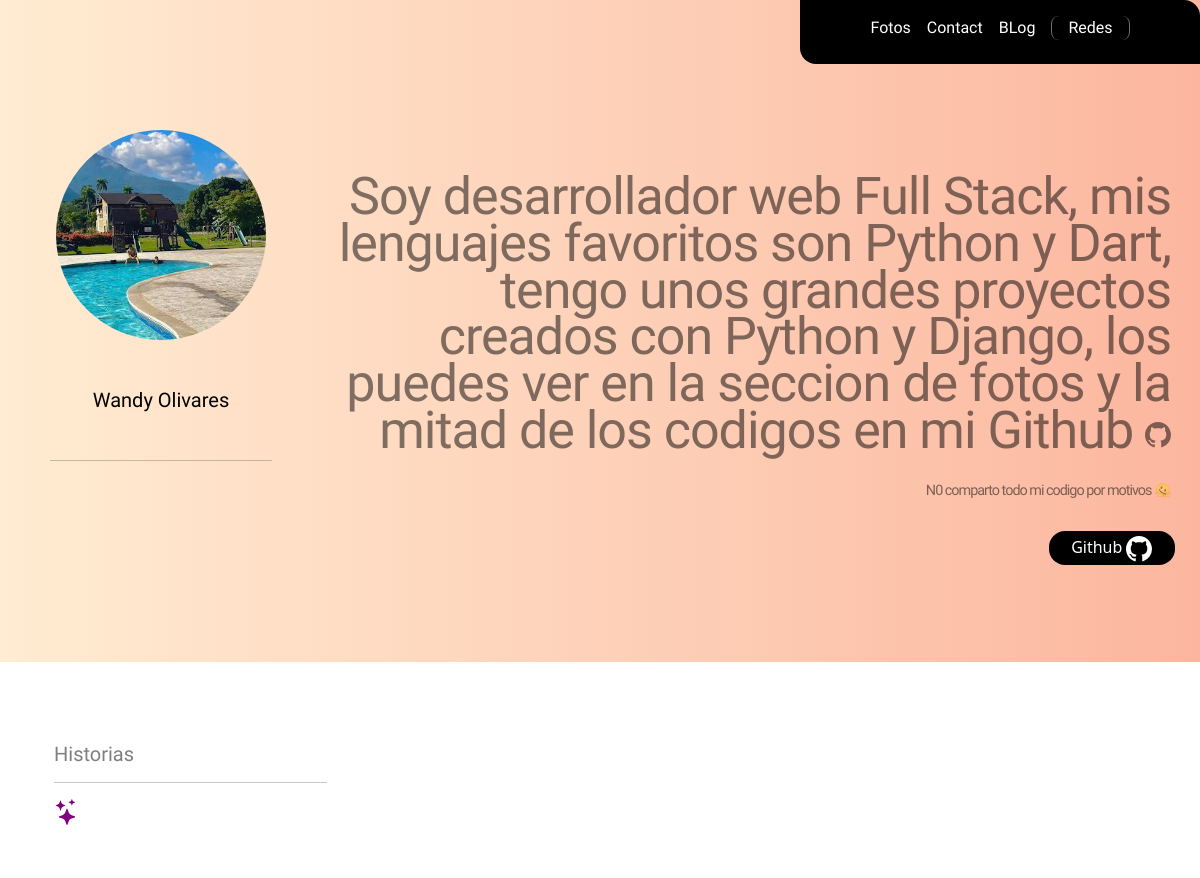
Before: / (upper part) with the older database file.
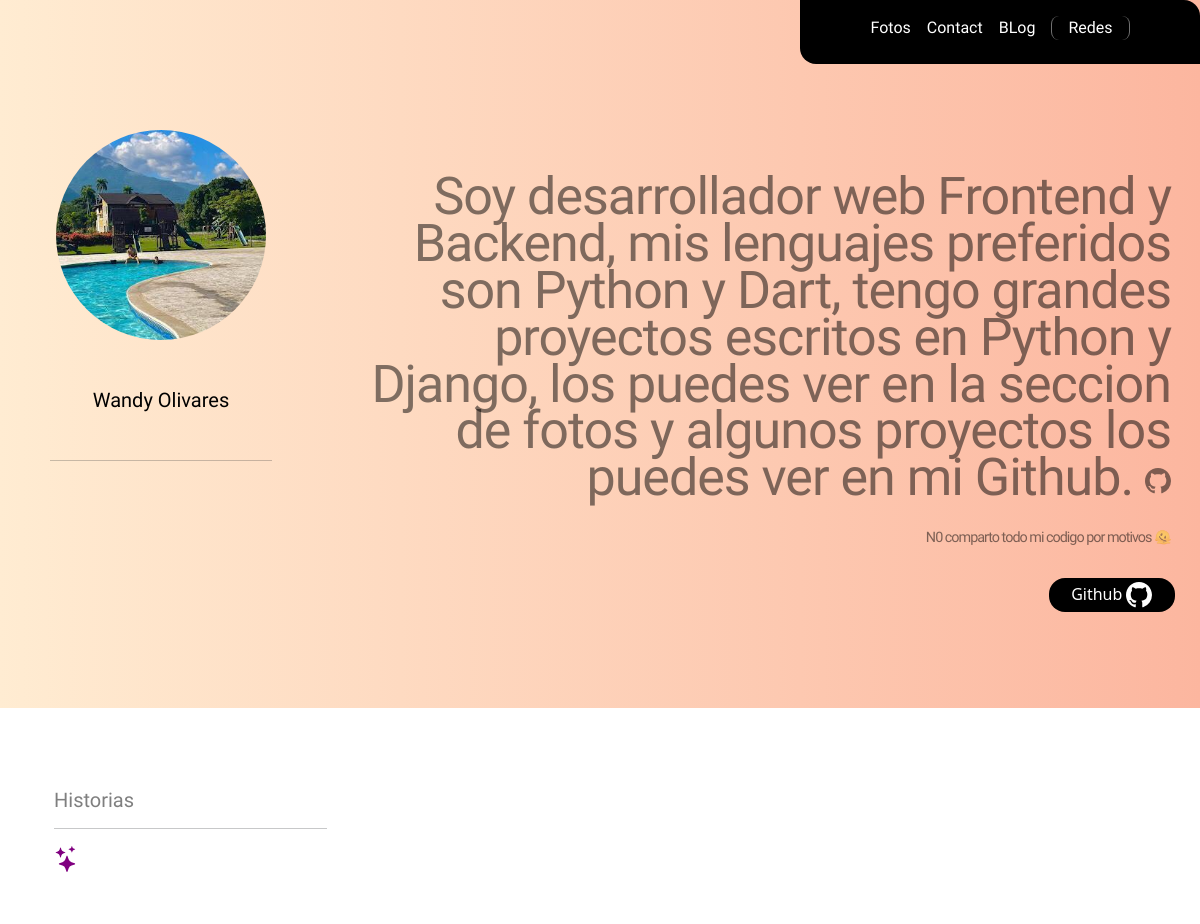
After: the same page with the newer database file.
### app/models.py (models this page shows)
class Description(models.Model):
    user = models.ForeignKey(User, on_delete=models.CASCADE)
    description = models.CharField(max_length=500)

### app/views.py (the view)
# urls.py: 2. Add a URL to urlpatterns:  path('', views.home, name='home')
def home(request):
    text = ''
    description= ''
    photo = ''
    nombre = ''
    blog = ''
    user = User.objects.filter(id=1)
    for user in user:
            nombre = user.first_name
    user_perfil = User.objects.filter(pk=1)
    perfil = Perfil.objects.all()
    for user in perfil:
        photo = user.photo.url
    for user in user_perfil:
            description = user.description_set.all()
            for description in description:
                description = description.description
    blog = Blog.objects.all()
    import random
    text_numero = Text.objects.all().count()
    numero_random = random.randint(1, text_numero)
    text_ran = Text.objects.filter(id=numero_random)
    for text in text_ran:
        text = text.text
    blogers = Blogers.objects.all()
    context = {
        "nombre": nombre,
        "photo": photo,
        "description":description,
        'blog': blog,
        'text':text,
        'blogers':blogers,
    }
    return render(request, 'app/home.html', context)

### app/templates/app/home.html (shortened to what this page needs)
{% load static %}
<!doctype html>
<html lang="en">
  <head>
    <link href="https://unpkg.com/aos@2.3.1/dist/aos.css" rel="stylesheet">
    <link rel="stylesheet" href="{% static 'app/styles.css' %}">
    <link href="https://cdn.jsdelivr.net/npm/bootstrap@5.1.3/dist/css/bootstrap.min.css" rel="stylesheet">
  </head>
  <body class='bg-black' style=' overflow-x: hidden; min-width: 320px;  max-width: 98vw;' >
      <header  class='hrader d-flex  justify-content-end   mb-5 position-fixed bg-transparent top-0  flex-wrap' style='min-width: 320px; background-color:#FFF6F1; width: 100vw; z-index: 4; '>
          <div id='' class='    headline load-hidden  mb-5   d-flex  justify-content-center   '
          style='width: 25rem;height: 4rem;  z-index: 4;  min-width: 320px;'>
              <div style='z-index: 4; border-radius: 0  1rem;' id='links' class=' container  bg-black   d-flex justify-content-center links  '>
                      <a href="#" class='  me-3 mt-3 text-white text-decoration-none' style='color:#717171;'>
                        Fotos</a>
                      <a href="#" class='  me-3 mt-3 text-white text-decoration-none' style='color:#717171;'>Contact</a>
                      <a href="#" class=' me-3  mt-3 text-white text-decoration-none' style='color:#717171;'>
                      BLog</a>
                  <div>
                      <button class=' border-bottom-0 mt-3 widgets pe-3 ps-3 text-white border-top-0  bg-transparent'
                  style='border-radius:0.5rem;    border: solid 1px #717171; '>
                     Redes
                 </button>
                  </div>
              </div>
          </div>
      </header>
    <main class='  ' style='background-image: linear-gradient(to right, #ffecd2 0%, #fcb69f 100%); overflow-x: hidden; width: 100vw;       scroll-snap-type: x proximity;
    ' >
        <section class='d-flex  flex-wrap  ' style=' margin-top:4.4rem;z-index: 3; width: 100%;  min-width: 320px;' >
            <div style='width: 10%; min-width: 320px;  ' class=' container ' >
                    <div style='margin-top:20%;' class='container d-flex   justify-content-center bg-transparent'>
                        <img src="{{photo}}" width='210px' height='210px'
                        class='rounded-circle' alt="Imgen no proporcionada">
                    </div>
                    <h5 class='oqa text-black  text-center mt-5  hs  '>
                        Wandy Olivares
                    </h5>
                <div class=' mt-5 text-center bg-transparent '>
                 <hr class='container w-75'>
                </div>
            </div>
            <div style='width: 73%; margin-top:0rem;'  class='   mb-5 container div-nombre '>
                <br>
                <div  class='   text-black-50 text-end' style='width: 100%; margin-top:5rem; min-width: 310px;'  id='div-parrafo'  data-aos="zoom-in-down">
                    <p class='pe-3'>
                    {{description}}
                        <br>
                        <span class='text-black-50 links' style='font-size:0.9rem; '>
                            N0 comparto todo mi codigo por motivos  🫠
                        </span>
                    </p>
                    <div class='  container d-flex justify-content-end' >
                        <div class='bg-black text-center p-1 mb-5' style='width: 7.9rem; border-radius:1rem;'>
                            <a href="https://github.com/wandy-olivares/" class='text-white text-decoration-none'>Github
                            </a>
                        </div>
                        </div>
                    </div>
            </div>
        </section>
    </main>
    <section class='bg-white d-flex flex-wrap   justify-content-center  ' style='width: 100vw; height: auto; min-height:100vh; padding-top:5rem;'>
        <div class='container'>
            <div class='container '>
                <h5 class='text-black-50'>
                    Historias
                </h5>
                <hr class='w-25'>
                <button id="refresh" class='border-0 bg-transparent ' style='color:purple;'>
                </button>
            </div>
        </div>
    </section>
</body>
</html>

### app/static/app/styles.css (style rules this page uses)
* { padding: 0; margin: 0; box-sizing: border-box; }
#links { font-family: 'Lacquer', cursive; }
body { scroll-snap-type: x proximity; }
p { font-size: 52px; letter-spacing: -1px; line-height: 90%; font-family: 'Lilita One', cursive; }
h5 { font-family: 'Lacquer', cursive; }

Changed rows visible on the page:
changed Description: description "Soy desarrollador web Full Stack, mis lenguajes favoritos son Python y Dart, tengo unos grandes proyectos creados con Python y Django, los puedes ver en la seccion de fotos y la mitad de los codigos en mi Github" → "Soy desarrollador web Frontend y Backend, mis lenguajes preferidos son Python y Dart, tengo grandes proyectos escritos en Python y Django, los puedes ver en la seccion de fotos y algunos proyectos los puedes ver en mi Github."
